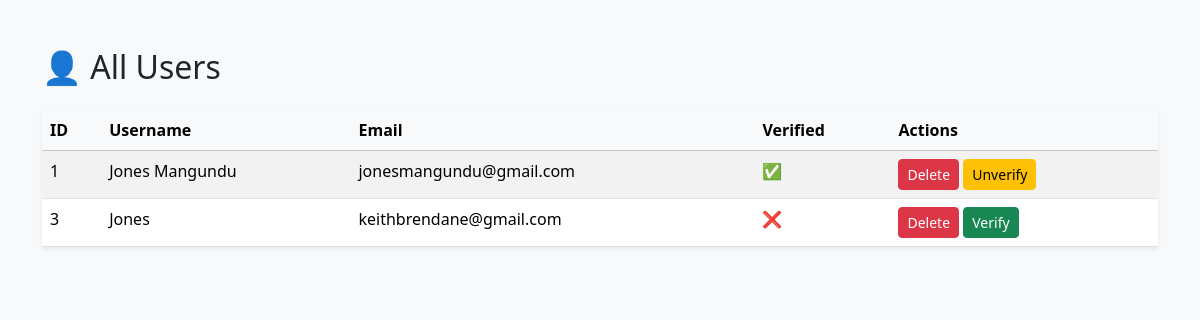
Before: /admin/users (signed in) with the older database file.
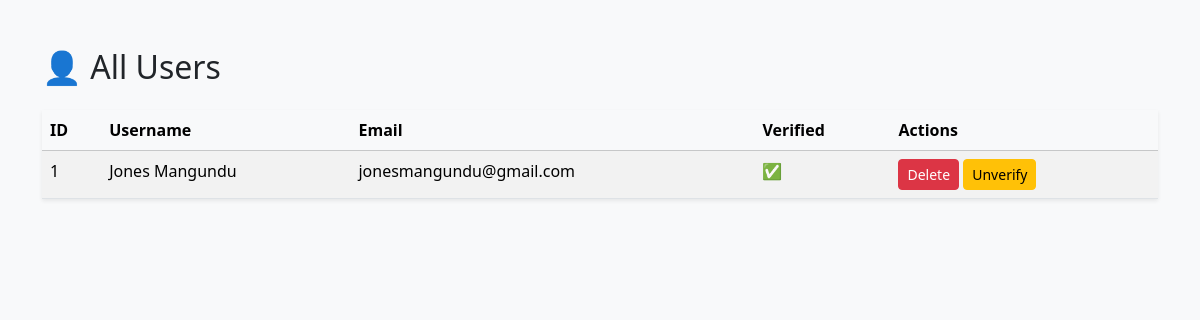
After: the same page with the newer database file.
### models.py (models this page shows, shortened)
class User(db.Model):
    id = db.Column(db.Integer, primary_key=True)
    username = db.Column(db.String(80), unique=True, nullable=False)
    email = db.Column(db.String(120), unique=True, nullable=False)
    password_hash = db.Column(db.String(128), nullable=True)  # nullable if using social auth
    auth_provider = db.Column(db.String(50), default='local')
    profile_pic = db.Column(
        db.String(255),
        nullable=False,
        default='https://res.cloudinary.com/dlsx5lfex/image/upload/v1751135009/default-profile.jpg'
    )
    is_admin = db.Column(db.Boolean, default=False)
    created_at = db.Column(db.DateTime, default=datetime.utcnow)
    is_verified = db.Column(db.Boolean, default=False)
    bio = db.Column(db.Text, nullable=True, default="")
    activity_logs = db.relationship(
        'ActivityLog',
        back_populates='user',
        passive_deletes=True,
        cascade='all, delete-orphan',
        lazy=True
    )
    ads = db.relationship('Ad', backref='owner', lazy=True)
    sent_conversations = db.relationship(
        'Conversation',
        foreign_keys='Conversation.seller_id',
        backref='seller',
        lazy=True
    )
    received_conversations = db.relationship(
        'Conversation',
        foreign_keys='Conversation.buyer_id',
        backref='buyer',
        lazy=True
    )
    ratings_given = db.relationship(
        'Rating',
        foreign_keys='Rating.reviewer_id',
        backref='reviewer',
        lazy=True
    )
    ratings_received = db.relationship(
        'Rating',
        foreign_keys='Rating.reviewed_id',
        backref='reviewed',
        lazy=True
    )

### app.py (the view)
@app.route('/admin/users')
@login_required
@admin_required
def admin_users():
    users = User.query.all()
    return render_template('admin_users.html', users=users)

### app.py (called while the page is built)
def login_required(f):
    @wraps(f)
    def decorated(*args, **kwargs):
        if 'user_id' not in session:
            flash("Please log in first.", "warning")
            return redirect(url_for('login'))
        return f(*args, **kwargs)
    return decorated

def admin_required(f):
    @wraps(f)
    def decorated_function(*args, **kwargs):
        user_id = session.get('user_id')
        if not user_id:
            flash("Please log in first.", "warning")
            return redirect(url_for('login'))
        user = User.query.get(user_id)
        if not user:
            flash("User not found.", "danger")
            return redirect(url_for('login'))
        if not user.is_admin:
            return render_template("403.html"), 403
        return f(*args, **kwargs)
    return decorated_function

@app.teardown_appcontext
def shutdown_session(exception=None):
    db.session.remove()

### templates/admin_users.html (shortened to what this page needs)
<!DOCTYPE html>
<html lang="en">
<head>
  <link href="https://cdn.jsdelivr.net/npm/bootstrap@5.3.3/dist/css/bootstrap.min.css" rel="stylesheet" />
</head>
<body class="bg-light">
  <div class="container my-5">
    <h2 class="mb-4">👤 All Users</h2>
    {% if users %}
      <table class="table table-striped bg-white shadow-sm">
        <thead class="table-light">
          <tr>
            <th>ID</th>
            <th>Username</th>
            <th>Email</th>
            <th>Verified</th>
            <th>Actions</th>
          </tr>
        </thead>
        <tbody>
          {% for user in users %}
            <tr>
              <td>{{ user.id }}</td>
              <td>{{ user.username }}</td>
              <td>{{ user.email }}</td>
              <td>
                {% if user.is_verified %}
                  ✅
                {% else %}
                  ❌
                {% endif %}
              </td>
              <td>
                <form action="{{ url_for('admin_delete_user', user_id=user.id) }}" method="POST" style="display:inline;" onsubmit="return confirm('Are you sure you want to delete this user?');">
                  <button class="btn btn-danger btn-sm">Delete</button>
                </form>
                <form action="{{ url_for('admin_toggle_verification', user_id=user.id) }}" method="POST" style="display:inline;">
                  {% if user.is_verified %}
                    <button class="btn btn-warning btn-sm">Unverify</button>
                  {% else %}
                    <button class="btn btn-success btn-sm">Verify</button>
                  {% endif %}
                </form>
              </td>
            </tr>
          {% endfor %}
        </tbody>
      </table>
    {% else %}
      <div class="alert alert-info">No users found.</div>
    {% endif %}
  </div>
</body>
</html>

Changed rows visible on the page:
removed User: id "3", username "Jones", email "keithbrendane@gmail.com", is_verified "Verify"
